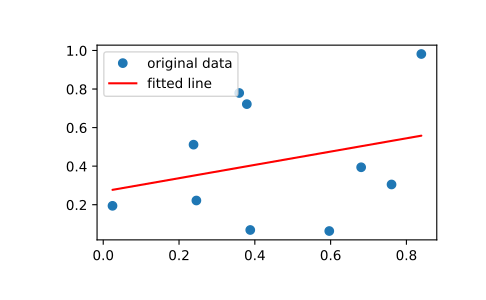

Recreate this plot in Python.
import matplotlib.pyplot as plt
from scipy import stats
np.random.seed(12345678)
x = np.random.random(10)
y = np.random.random(10)
slope, intercept, r_value, p_value, std_err = stats.linregress(x, y)

# To get coefficient of determination (r_squared)

print("r-squared:", r_value**2)
# r-squared: 0.080402268539

# Plot the data along with the fitted line

plt.plot(x, y, 'o', label='original data')
plt.plot(x, intercept + slope*x, 'r', label='fitted line')
plt.legend()
plt.show()
